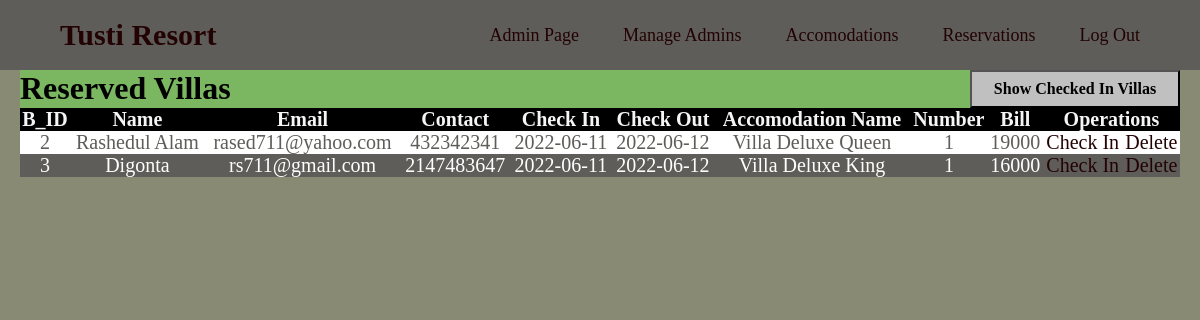
Page /src/html-php/reservedvillas.php on the committed database.
### tables this page shows
CREATE TABLE `booking` (
  `bookingid` int(11) NOT NULL,
  `username` varchar(50) NOT NULL,
  `email` varchar(50) NOT NULL,
  `phonenumber` int(15) NOT NULL,
  `checkindate` date NOT NULL,
  `checkoutdate` date NOT NULL,
  `accomodationtype` varchar(100) NOT NULL,
  `accomodationname` varchar(100) NOT NULL,
  `accomodationnumber` int(11) NOT NULL,
  `bookingstatus` varchar(110) NOT NULL,
  `bill` int(11) NOT NULL
);

### src/html-php/reservedvillas.php (the view, shortened to what this page needs)
<!DOCTYPE html>
<html lang="en">
<head>
    <link rel = "stylesheet" href="../css/style_admin.css">
</head>
<body>
    <nav>
    <div class="logo"><a href="../html-php/home.php">Tusti Resort</a></div>
        <ul>
            <li><a href="../html-php/admin.php">Admin Page</a></li>
            <li><a href="#">Manage Admins</a>
            </li>
            <li><a href="#">Accomodations</a>
            </li>
            <li><a href="#">Reservations</a>
            </li>
            <li><a href="../html-php/logout.php">Log Out</a></li>
        </ul>
    </nav>
<div class="list">
    <div>
        <h1>Reserved Villas<button  style=" font-family: times;" class="rightalign" input type=button onClick="location.href='checkinshowvillas.php'"
 value='click here'><b>Show Checked In Villas</b></button></h1>
    </div>
    <table>
        <thead>
            <tr>
                <th>B_ID</th>
                <th>Name</th>
                <th>Email</th>
                <th>Contact</th>
                <th>Check In</th>
                <th>Check Out</th>
                <th>Accomodation Name</th>
                <th>Number</th>
                <th>Bill</th>
                <th colspan="2">Operations</th>
            </tr>
        </thead>
        <tbody>
        <?php
        include 'connection.php';
        $selectquery = "select * from booking where accomodationtype= 'Villa'";
        $query = mysqli_query($con,$selectquery);
        while($res = mysqli_fetch_array($query)){
        ?>
           <tr>
            <td><?php echo $res['bookingid'];?></td>
            <td><?php echo $res['username'];?></td>
            <td><?php echo $res['email'];?></td>
            <td><?php echo $res['phonenumber'];?></td>
            <td><?php echo $res['checkindate'];?></td>
            <td><?php echo $res['checkoutdate'];?></td>
            <td><?php echo $res['accomodationname'];?></td>
            <td><?php echo $res['accomodationnumber'];?></td>
            <td><?php echo $res['bill'];?></td>
            <td><a href='docheckinvilla.php?idno=<?php echo $res['bookingid']?>' >Check In</a></td>
            <td><a href='deletereservedvillas.php?idno=<?php echo $res['bookingid']?>' onclick= 'return checkdelete()' >Delete</a></td>
           </tr>
        <?php
        }
        ?>
        </tbody>
    </table>
    </div>
</body>
</html>

### src/css/style_admin.css (style rules this page uses)
* { margin: 0; padding: 0; }
body { background-color: whitesmoke; background-size: cover; background-position: center center; height: 100vh; box-sizing: border-box; }
nav { background: rgb(94, 93, 89); font-family: times; }
nav:after { content: ''; clear: both; display: table; }
nav .logo { float: left; color: whitesmoke; font-size: 30px; font-weight: 600; line-height: 70px; padding-left: 60px; }
nav ul { float: right; list-style: none; margin-right: 40px; position: relative; }
nav ul li { display: inline-block; background: rgb(94, 93, 89); margin: 0 5px; }
nav ul li a { color:rgb(34, 2, 2); text-decoration: none; line-height: 70px; font-size:18px; padding: 8px 15px; }
.list { background-color: rgb(123,182,97); margin-left: 20px; margin-right: 20px; }

### src/html-php/reservedvillas.php (style rules this page uses)
body { background-color: rgb(137,138,116); }
table { border-collapse: collapse; width: 100%; color: #5E5D59; font-family: times; font-size: 20px; text-align: center; }
th { background-color: black; color: whitesmoke; }
tr:nth-child(even) { background-color: #5E5D59; color: white; }
tr:nth-child(odd) { background-color: white; color: #5E5D59; }
a { color: rgb(34, 2, 2); text-decoration: none; }
.rightalign { float: right; text-align:center; background-color: rgb(192,192,192); width: 210px; height: 38px; font-size: medium; font-style: bold; color: black; }

### rows in the picture
booking: bookingid "2", username "Rashedul Alam", email "rased711@yahoo.com", phonenumber "432342341", checkindate "2022-06-11", checkoutdate "2022-06-12", accomodationname "Villa Deluxe Queen", accomodationnumber "1", bill "19000"
booking: bookingid "3", username "Digonta", email "rs711@gmail.com", phonenumber "2147483647", checkindate "2022-06-11", checkoutdate "2022-06-12", accomodationname "Villa Deluxe King", accomodationnumber "1", bill "16000"
